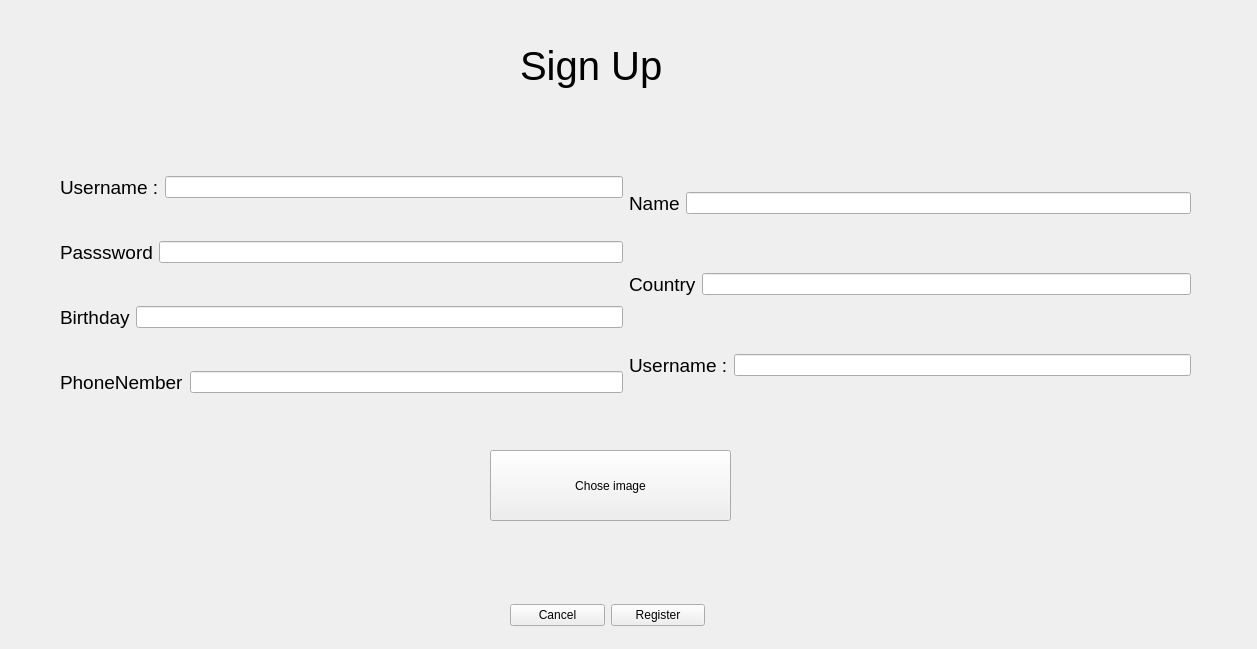
<?xml version="1.0" encoding="UTF-8"?>
<ui version="4.0">
 <class>SignUp</class>
 <widget class="QWidget" name="SignUp">
  <property name="geometry">
   <rect>
    <x>0</x>
    <y>0</y>
    <width>1257</width>
    <height>649</height>
   </rect>
  </property>
  <property name="windowTitle">
   <string>Form</string>
  </property>
  <widget class="QLabel" name="label">
   <property name="geometry">
    <rect>
     <x>520</x>
     <y>30</y>
     <width>281</width>
     <height>71</height>
    </rect>
   </property>
   <property name="font">
    <font>
     <pointsize>30</pointsize>
    </font>
   </property>
   <property name="text">
    <string>Sign Up</string>
   </property>
  </widget>
  <widget class="QWidget" name="">
   <property name="geometry">
    <rect>
     <x>60</x>
     <y>140</y>
     <width>1131</width>
     <height>291</height>
    </rect>
   </property>
   <layout class="QHBoxLayout" name="horizontalLayout">
    <item>
     <layout class="QVBoxLayout" name="verticalLayout_2">
      <item>
       <layout class="QHBoxLayout" name="horizontalLayout_9">
        <item>
         <widget class="QLabel" name="UsernameLabel">
          <property name="font">
           <font>
            <pointsize>14</pointsize>
           </font>
          </property>
          <property name="text">
           <string>Username :</string>
          </property>
         </widget>
        </item>
        <item>
         <widget class="QLineEdit" name="UsernameLineEdit"/>
        </item>
       </layout>
      </item>
      <item>
       <layout class="QHBoxLayout" name="horizontalLayout_10">
        <item>
         <widget class="QLabel" name="Passwordlabel">
          <property name="font">
           <font>
            <pointsize>14</pointsize>
           </font>
          </property>
          <property name="text">
           <string>Passsword</string>
          </property>
         </widget>
        </item>
        <item>
         <widget class="QLineEdit" name="PasswordLineEdit"/>
        </item>
       </layout>
      </item>
      <item>
       <layout class="QHBoxLayout" name="horizontalLayout_11">
        <item>
         <widget class="QLabel" name="Birthdaylabel">
          <property name="font">
           <font>
            <pointsize>14</pointsize>
           </font>
          </property>
          <property name="text">
           <string>Birthday</string>
          </property>
         </widget>
        </item>
        <item>
         <widget class="QLineEdit" name="BirthdayLineEdit"/>
        </item>
       </layout>
      </item>
      <item>
       <layout class="QHBoxLayout" name="horizontalLayout_12">
        <item>
         <widget class="QLabel" name="PhoneNemberlabel">
          <property name="font">
           <font>
            <pointsize>14</pointsize>
           </font>
          </property>
          <property name="text">
           <string>PhoneNember</string>
          </property>
         </widget>
        </item>
        <item>
         <widget class="QLineEdit" name="PhoneNemberLineEdit"/>
        </item>
       </layout>
      </item>
     </layout>
    </item>
    <item>
     <layout class="QVBoxLayout" name="verticalLayout">
      <item>
       <layout class="QHBoxLayout" name="horizontalLayout_5">
        <item>
         <widget class="QLabel" name="NameLabel">
          <property name="font">
           <font>
            <pointsize>14</pointsize>
           </font>
          </property>
          <property name="text">
           <string>Name</string>
          </property>
         </widget>
        </item>
        <item>
         <widget class="QLineEdit" name="NameLineEdit"/>
        </item>
       </layout>
      </item>
      <item>
       <layout class="QHBoxLayout" name="horizontalLayout_6">
        <item>
         <widget class="QLabel" name="Countrylabel">
          <property name="font">
           <font>
            <pointsize>14</pointsize>
           </font>
          </property>
          <property name="text">
           <string>Country</string>
          </property>
         </widget>
        </item>
        <item>
         <widget class="QLineEdit" name="CountryLineEdit"/>
        </item>
       </layout>
      </item>
      <item>
       <layout class="QHBoxLayout" name="horizontalLayout_8">
        <item>
         <widget class="QLabel" name="label_9">
          <property name="font">
           <font>
            <pointsize>14</pointsize>
           </font>
          </property>
          <property name="text">
           <string>Username :</string>
          </property>
         </widget>
        </item>
        <item>
         <widget class="QLineEdit" name="lineEdit_8"/>
        </item>
       </layout>
      </item>
     </layout>
    </item>
   </layout>
  </widget>
  <widget class="QPushButton" name="ChoseProfile">
   <property name="geometry">
    <rect>
     <x>490</x>
     <y>450</y>
     <width>241</width>
     <height>71</height>
    </rect>
   </property>
   <property name="text">
    <string>Chose image</string>
   </property>
  </widget>
  <widget class="QWidget" name="">
   <property name="geometry">
    <rect>
     <x>510</x>
     <y>600</y>
     <width>195</width>
     <height>31</height>
    </rect>
   </property>
   <layout class="QHBoxLayout" name="horizontalLayout_2">
    <item>
     <widget class="QPushButton" name="CancelButton">
      <property name="text">
       <string>Cancel</string>
      </property>
     </widget>
    </item>
    <item>
     <widget class="QPushButton" name="RegisterButton">
      <property name="text">
       <string>Register</string>
      </property>
     </widget>
    </item>
   </layout>
  </widget>
 </widget>
 <resources/>
 <connections/>
</ui>
